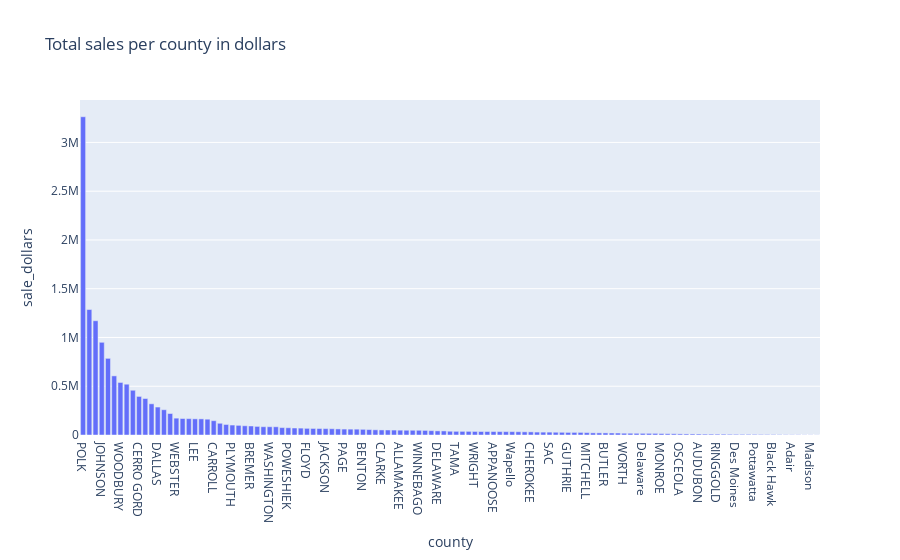

The notebook cell saved with this chart:
### Code cell
px.bar(top_buyers_dollars_county, x='county', y='sale_dollars', title="Total sales per county in dollars")

### Figure 1 — Plotly figure (JSON) as saved in the notebook; plotly's stock layout.template omitted (floating-point values rounded to 4 significant figures)
{"data": [{"alignmentgroup": "True", "hovertemplate": "county=%{x}<br>sale_dollars=%{y}<extra></extra>", "legendgroup": "", "marker": {"color": "#636efa", "pattern": {"shape": ""}}, "name": "", "offsetgroup": "", "orientation": "v", "showlegend": false, "textposition": "auto", "type": "bar", "x": ["POLK", "LINN", "SCOTT", "JOHNSON", "BLACK HAWK", "POTTAWATTA", "WOODBURY", "STORY", "DUBUQUE", "CERRO GORD", "Polk", "Dallas", "DALLAS", "CLINTON", "DICKINSON", "WEBSTER", "MUSCATINE", "MARSHALL", "LEE", "WARREN", "DES MOINES", "CARROLL", "MARION", "WAPELLO", "PLYMOUTH", "JASPER", "SIOUX", "BREMER", "KOSSUTH", "BOONE", "WASHINGTON", "CLAY", "WINNESHIEK", "POWESHIEK", "HARDIN", "FAYETTE", "FLOYD", "JONES", "BUENA VIST", "JACKSON", "MAHASKA", "CASS", "PAGE", "CRAWFORD", "JEFFERSON", "BENTON", "MADISON", "UNION", "CLARKE", "OBRIEN", "BUCHANAN", "ALLAMAKEE", "HOWARD", "SHELBY", "WINNEBAGO", "HENRY", "IOWA", "DELAWARE", "MONTGOMERY", "LYON", "TAMA", "EMMET", "FRANKLIN", "WRIGHT", "CEDAR", "HUMBOLDT", "APPANOOSE", "GREENE", "PALO ALTO", "Wapello", "HAMILTON", "MILLS", "CHEROKEE", "CLAYTON", "HARRISON", "SAC", "Scott", "CHICKASAW", "GUTHRIE", "MONONA", "LUCAS", "MITCHELL", "IDA", "Hardin", "BUTLER", "Henry", "HANCOCK", "WORTH", "POCAHONTAS", "CALHOUN", "Delaware", "ADAIR", "GRUNDY", "MONROE", "Webster", "KEOKUK", "OSCEOLA", "LOUISA", "VAN BUREN", "AUDUBON", "Linn", "WAYNE", "RINGGOLD", "DECATUR", "ADAMS", "Des Moines", "Marion", "DAVIS", "Pottawatta", "TAYLOR", "Iowa", "Black Hawk", "Hancock", "Poweshiek", "Adair", "FREMONT", "Jackson", "Madison", "Marshall"], "xaxis": "x", "y": [3263000.0, 1286000.0, 1172000.0, 950500.0, 786000.0, 606300.0, 538800.0, 520900.0, 458800.0, 395600.0, 374300.0, 320000.0, 286700.0, 259100.0, 220300.0, 172800.0, 169100.0, 167900.0, 165700.0, 165300.0, 162100.0, 146800.0, 120300.0, 107900.0, 102200.0, 98760.0, 94550.0, 92580.0, 88090.0, 84980.0, 84770.0, 84270.0, 75800.0, 74230.0, 71640.0, 70620.0, 68180.0, 67050.0, 66470.0, 65510.0, 64160.0, 62220.0, 60800.0, 60092, 59860.0, 58060.0, 55670.0, 53190.0, 51830.0, 51380.0, 50530.0, 49500.0, 48720.0, 48550.0, 48360.0, 47010.0, 44440.0, 42160.0, 41710.0, 38510.0, 37500.0, 37190.0, 37100.0, 36360.0, 35790.0, 35600.0, 35220.0, 34950.0, 34560.0, 34480.0, 33460.0, 32510.0, 31920.0, 30020.0, 29450.0, 29340.0, 28310.0, 27620.0, 26530.0, 26510.0, 26320.0, 24400.0, 21900.0, 21760.0, 21370.0, 20780.0, 20230.0, 18100.0, 18070.0, 17340.0, 16880.0, 16670.0, 16390.0, 14360.0, 13140.0, 12660.0, 11340.0, 10730.0, 10700.0, 10030.0, 9040.0, 9013.0, 8607, 8555.0, 7508.0, 7059.0, 6817.0, 6702, 6337.0, 5571.0, 5228.0, 5008.0, 3933.0, 3044.0, 2686.0, 2539.0, 1662.0, 1586, 1182.0], "yaxis": "y"}], "layout": {"barmode": "relative", "legend": {"tracegroupgap": 0}, "title": {"text": "Total sales per county in dollars"}, "xaxis": {"anchor": "y", "domain": [0, 1], "title": {"text": "county"}}, "yaxis": {"anchor": "x", "domain": [0, 1], "title": {"text": "sale_dollars"}}}}
